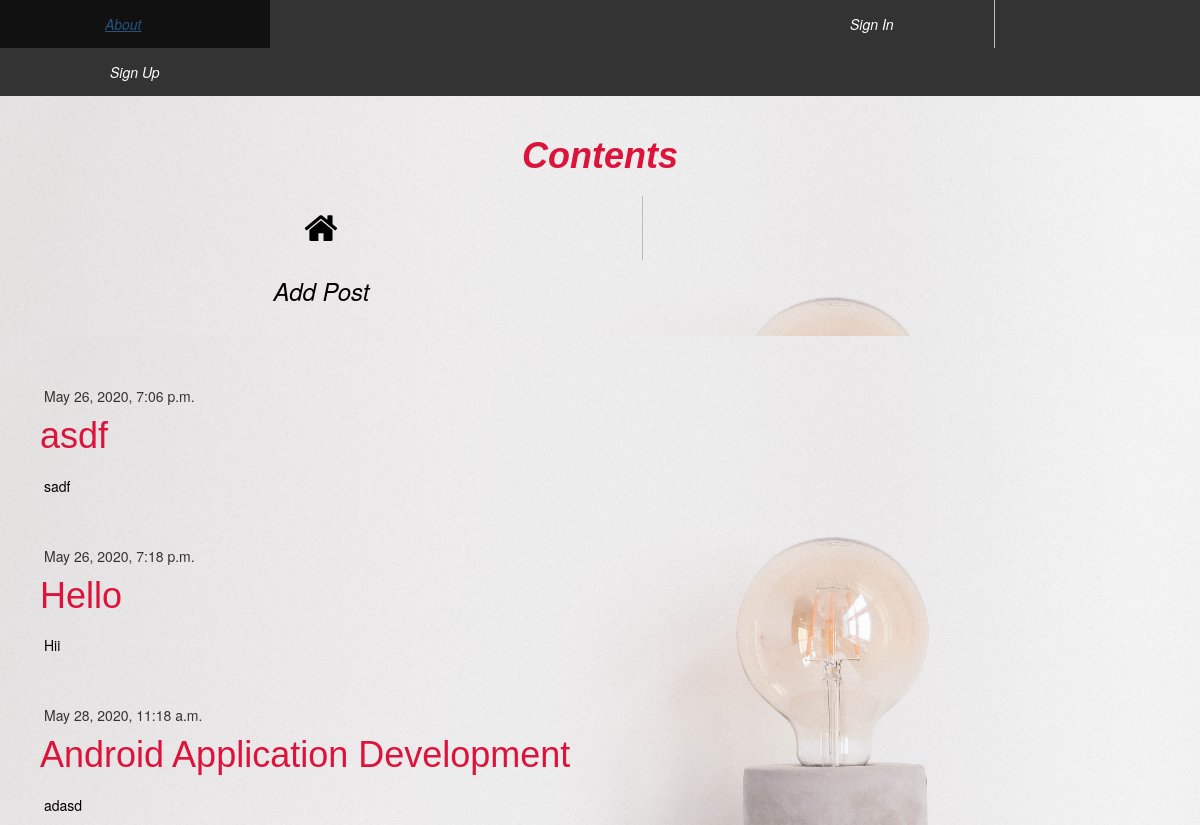
Page /content/ on the earlier database version.
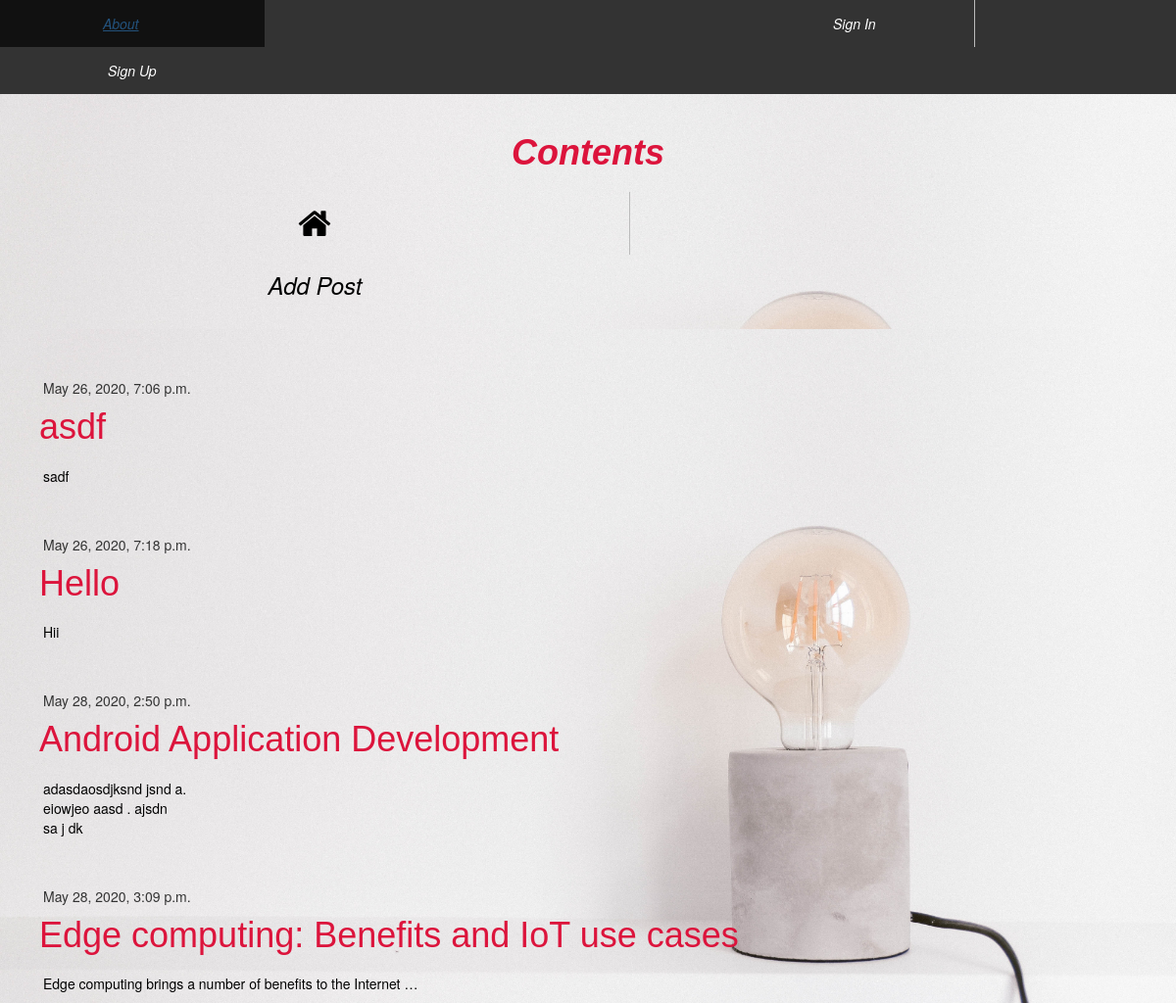
Same page on the later database version.
### blog/models.py (models this page shows, shortened)
class Post(models.Model):
    author = models.ForeignKey('auth.User', on_delete=models.CASCADE)
    title = models.CharField(max_length=200)
    text = models.TextField()
    content = RichTextUploadingField()
    created_date = models.DateTimeField(default=timezone.now)
    published_date = models.DateTimeField(
            blank=True, null=True)

### blog/views.py (the view)
# urls.py: url(r'^content/$', views.post_list, name='content'),
def post_list(request):
    posts = Post.objects.filter(published_date__lte=timezone.now()).order_by('published_date')
    return render(request, 'blog/post_list.html', {'posts': posts})

### blog/templates/blog/post_list.html (shortened to what this page needs)
{% load static %}
<html>
<head>
  <ul style="text-align:right; padding-right: .6em;">
      <li style="width:250px;"><a style="padding-left:105px" href="{% url 'about' %}"><em><i>About</i></em></a></li>
      {% if user.is_authenticated %}
      <li style="margin-left:54em; width:270px;"><a style="padding-left:110px;" href="{% url 'log_out' %}">Log&nbsp;out</a></li>
      {% else %}
      <li style="margin-left:35em; width:255px;"> <a style="padding-left:110px; " href="{% url 'signin' %}"><em><i>Sign&nbsp;In</i></em></a> </li>
      <li style="margin-left:0em;width:255px;"><a style="padding-left:110px" href="{% url 'signup' %}"><em><i>Sign&nbsp;Up</i></em></a> </li>
      {% endif %}
  </ul>
  <div style="background-image: url('../../static/images/3.jpg');  opacity:1; height: 30%; background-size: cover; ">
        <link rel="stylesheet" href="https://maxcdn.bootstrapcdn.com/bootstrap/3.2.0/css/bootstrap.min.css">
        <link rel="stylesheet" href="https://maxcdn.bootstrapcdn.com/bootstrap/3.2.0/css/bootstrap-theme.min.css">
        <link rel="stylesheet" href="{% static 'css/content.css' %}">
        <link rel="stylesheet" href="https://cdnjs.cloudflare.com/ajax/libs/font-awesome/4.7.0/css/font-awesome.min.css">
</head>
<body>
        <h1 style="text-align: center; background:transparent;"><a href="{% url 'content' %}"><b><i>Contents</i></b></a></h1>
        <ul id="mainMenu" style="background:transparent;">
            <li style=" width:643px;"><a href="{% url 'home' %}"><i class="fa fa-home" style="font-size:36px; color:black"></i>
</a></li>
            <li style=" width:643px;"><a href="{% url 'post_new' %}" style="font-size:24px"><div style=" color:black"><em><i>Add Post</em></i></div></a></li>
        </ul>
        <div style="background-image: url('../../static/images/3.jpg');  background-repeat: repeat; opacity:1; background-size: cover; ">
    <div class="container">
        <div class="content">
          <div class="row">
              <div class="col-md-8">
                {% for post in posts %}
                    <div class="post">
                        <div class="date ">
                            {{ post.published_date }}
                        </div>
                        <h1 id="title"><a href="{% url 'post_detail' pk=post.pk %}">{{ post.title }}</a></h1>
                        <p id="para" style="color:black;">{{ post.text|linebreaksbr|truncatewords:10 }}</p>
                    </div>
                {% endfor %}
              </div>
          </div>
        </div>
      </div>
</div>
</body>
</html>

### blog/static/css/content.css (style rules this page uses)
h1 a { color:crimson; font-family: Arial, Helvetica, sans-serif; display: inline-block; padding: 10; }
h1, .h1, h2, .h2, h3, .h3 { margin-top: 0px; margin-bottom: 10px; color:crimson; margin-left: 0px; }
h1 { padding-top: 30px; }
ul { list-style-type: none; margin: 0; padding: 0; overflow: hidden; background-color: #333; }
li { float: left; border-right: 1px solid #bbb; }
li:last-child { border-right: none; }
li a { display: block; color: white; text-align: center; padding: 14px 165px; text-decoration: none; }
.date { margin-top: 50px; margin-left: 14px; }
#title { margin-top: 0px; padding: 0; margin-left: 0; }
#para { margin-left: 14px; }

Differences in the rows shown:
changed Post "Android Application Development": published_date "May 28, 2020, 11:18 a.m." → "May 28, 2020, 2:50 p.m."; text "adasd" → "adasdaosdjksnd jsnd a. eiowjeo aasd . ajsdn sa j dk"
added Post: published_date "May 28, 2020, 3:09 p.m.", title "Edge computing: Benefits and IoT use cases", text "Edge computing brings a number of benefits to the Internet …"
